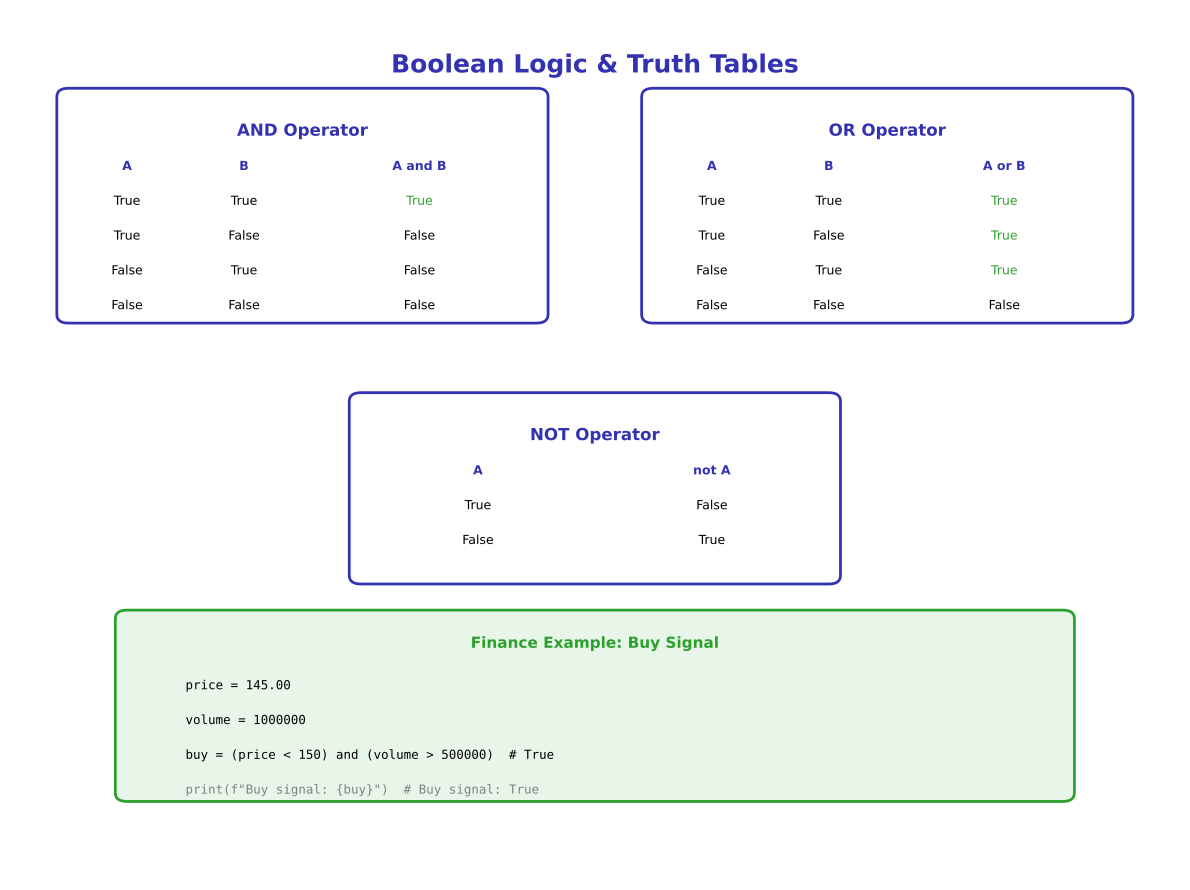

This figure's Python source:
"""Generated chart with course color palette"""
import matplotlib.pyplot as plt
import matplotlib.patches as patches
from matplotlib.patches import FancyBboxPatch, Rectangle, Circle, FancyArrowPatch, Wedge
import numpy as np
import pandas as pd
import seaborn as sns
from pathlib import Path

# Standard matplotlib configuration
plt.rcParams.update({
    'font.size': 10,
    'axes.labelsize': 10,
    'axes.titlesize': 11,
    'xtick.labelsize': 9,
    'ytick.labelsize': 9,
    'legend.fontsize': 9,
    'figure.figsize': (10, 6),
    'figure.dpi': 150
})

# Course colors
MLPURPLE = '#3333B2'
MLLAVENDER = '#ADADE0'
MLBLUE = '#0066CC'
MLORANGE = '#FF7F0E'
MLGREEN = '#2CA02C'
MLRED = '#D62728'

# Map old colors to course colors
COLOR_PRIMARY = MLPURPLE
COLOR_SECONDARY = MLPURPLE
COLOR_ACCENT = MLBLUE
COLOR_LIGHT = MLLAVENDER
COLOR_GREEN = MLGREEN
COLOR_ORANGE = MLORANGE
COLOR_RED = MLRED


fig, ax = plt.subplots(figsize=(12, 9))
ax.set_xlim(0, 10)
ax.set_ylim(0, 10)
ax.axis('off')

ax.text(5, 9.5, 'Boolean Logic & Truth Tables', ha='center', va='top',
        fontsize=18, fontweight='bold', color=COLOR_SECONDARY)

# AND operator
and_box = FancyBboxPatch((0.5, 6.5), 4, 2.5, boxstyle="round,pad=0.1",
                         edgecolor=COLOR_PRIMARY, facecolor='white', linewidth=2)
ax.add_patch(and_box)
ax.text(2.5, 8.7, 'AND Operator', ha='center', va='top',
        fontsize=12, fontweight='bold', color=COLOR_SECONDARY)

# AND truth table
and_table_data = [
    ('A', 'B', 'A and B'),
    ('True', 'True', 'True'),
    ('True', 'False', 'False'),
    ('False', 'True', 'False'),
    ('False', 'False', 'False'),
]

y_pos = 8.2
for i, (a, b, result) in enumerate(and_table_data):
    if i == 0:
        color = COLOR_SECONDARY
        weight = 'bold'
    else:
        color = 'black'
        weight = 'normal'

    ax.text(1.0, y_pos, a, ha='center', va='center',
            fontsize=9, fontweight=weight, color=color)
    ax.text(2.0, y_pos, b, ha='center', va='center',
            fontsize=9, fontweight=weight, color=color)
    ax.text(3.5, y_pos, result, ha='center', va='center',
            fontsize=9, fontweight=weight,
            color=COLOR_GREEN if result == 'True' and i > 0 else color)
    y_pos -= 0.4

# OR operator
or_box = FancyBboxPatch((5.5, 6.5), 4, 2.5, boxstyle="round,pad=0.1",
                        edgecolor=COLOR_PRIMARY, facecolor='white', linewidth=2)
ax.add_patch(or_box)
ax.text(7.5, 8.7, 'OR Operator', ha='center', va='top',
        fontsize=12, fontweight='bold', color=COLOR_SECONDARY)

# OR truth table
or_table_data = [
    ('A', 'B', 'A or B'),
    ('True', 'True', 'True'),
    ('True', 'False', 'True'),
    ('False', 'True', 'True'),
    ('False', 'False', 'False'),
]

y_pos = 8.2
for i, (a, b, result) in enumerate(or_table_data):
    if i == 0:
        color = COLOR_SECONDARY
        weight = 'bold'
    else:
        color = 'black'
        weight = 'normal'

    ax.text(6.0, y_pos, a, ha='center', va='center',
            fontsize=9, fontweight=weight, color=color)
    ax.text(7.0, y_pos, b, ha='center', va='center',
            fontsize=9, fontweight=weight, color=color)
    ax.text(8.5, y_pos, result, ha='center', va='center',
            fontsize=9, fontweight=weight,
            color=COLOR_GREEN if result == 'True' and i > 0 else color)
    y_pos -= 0.4

# NOT operator
not_box = FancyBboxPatch((3, 3.5), 4, 2.0, boxstyle="round,pad=0.1",
                         edgecolor=COLOR_PRIMARY, facecolor='white', linewidth=2)
ax.add_patch(not_box)
ax.text(5, 5.2, 'NOT Operator', ha='center', va='top',
        fontsize=12, fontweight='bold', color=COLOR_SECONDARY)

# NOT truth table
not_table_data = [
    ('A', 'not A'),
    ('True', 'False'),
    ('False', 'True'),
]

y_pos = 4.7
for i, (a, result) in enumerate(not_table_data):
    if i == 0:
        color = COLOR_SECONDARY
        weight = 'bold'
    else:
        color = 'black'
        weight = 'normal'

    ax.text(4.0, y_pos, a, ha='center', va='center',
            fontsize=9, fontweight=weight, color=color)
    ax.text(6.0, y_pos, result, ha='center', va='center',
            fontsize=9, fontweight=weight, color=color)
    y_pos -= 0.4

# Finance example
finance_box = FancyBboxPatch((1, 1.0), 8, 2.0, boxstyle="round,pad=0.1",
                             edgecolor=COLOR_GREEN, facecolor='#E8F5E9', linewidth=2)
ax.add_patch(finance_box)
ax.text(5, 2.8, 'Finance Example: Buy Signal', ha='center', va='top',
        fontsize=11, fontweight='bold', color=COLOR_GREEN)
ax.text(1.5, 2.3, 'price = 145.00', ha='left', va='top',
        fontsize=9, family='monospace', color='black')
ax.text(1.5, 1.9, 'volume = 1000000', ha='left', va='top',
        fontsize=9, family='monospace', color='black')
ax.text(1.5, 1.5, 'buy = (price < 150) and (volume > 500000)  # True', ha='left', va='top',
        fontsize=9, family='monospace', color='black')
ax.text(1.5, 1.1, 'print(f"Buy signal: {buy}")  # Buy signal: True', ha='left', va='top',
        fontsize=9, family='monospace', color='#808080')

plt.tight_layout()
output_path = 'chart.pdf'
plt.savefig(output_path, dpi=300, bbox_inches='tight')
plt.close()
